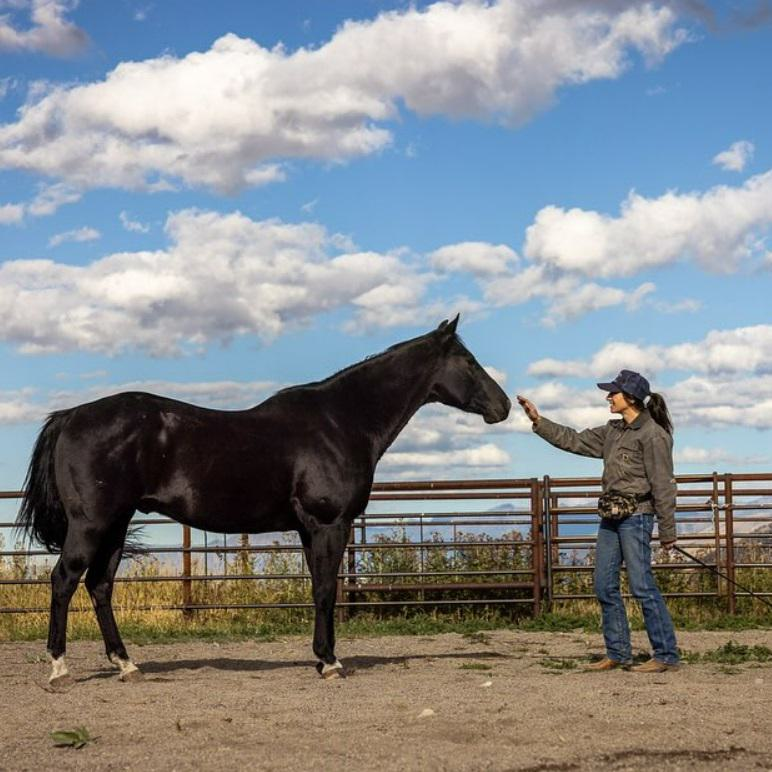
#> input picture data/test.jpg, 772 x 772 px, found by its file name
$ python crop.py
#> lines starting #> are read from the running program, lines starting #| are printed output that depends on the picture; long printed decimals are rounded
#!/usr/bin/env python3
import argparse
import json
from pathlib import Path

from PIL import Image


def _is_bbox(value):
    return (
        isinstance(value, list)
        and len(value) == 4
        and all(isinstance(v, (int, float)) for v in value)
    )


def _adjust_bbox(bbox, x_offset, scale=None):
    x1, y1, x2, y2 = bbox
    x1 -= x_offset
    x2 -= x_offset
    if scale is not None:
        x1 = int(round(x1 * scale))
        x2 = int(round(x2 * scale))
        y1 = int(round(y1 * scale))
        y2 = int(round(y2 * scale))
    return [x1, y1, x2, y2]


def _update_condition(cond, x_offset, scale=None):
    updated = dict(cond)
    for key, value in cond.items():
        if _is_bbox(value):
            updated[key] = _adjust_bbox(value, x_offset, scale)
        elif (
            isinstance(value, list)
            and value
            and all(_is_bbox(item) for item in value)
        ):
            updated[key] = [_adjust_bbox(item, x_offset, scale) for item in value]
    return updated


def _process_cond(path, x_offset, scale=None):
    data = json.loads(Path(path).read_text(encoding="utf-8"))
    updated = _update_condition(data, x_offset, scale)
    Path(path).write_text(json.dumps(updated, indent=4), encoding="utf-8")
    return updated


def main():
    parser = argparse.ArgumentParser(
        description="Crop an image horizontally and update condition JSON bboxes."
    )
    parser.add_argument("--image", default="data/test.jpg", help="Image path to crop.")
    parser.add_argument("--left", type=int, default=112, help="Pixels to crop from left.")
    parser.add_argument("--right", type=int, default=202, help="Pixels to crop from right.")
    parser.add_argument(
        "--output-image",
        default=None,
        help="Output image path (default: overwrite input).",
    )
    parser.add_argument(
        "--cond",
        action="append",
        default=["condition/test_condition.json"],
        help="Condition JSON(s) to update with crop only (can repeat).",
    )
    parser.add_argument(
        "--cond-512",
        action="append",
        default=["condition/test_condition_512.json"],
        help="Condition JSON(s) to update with crop + scale to target size.",
    )
    parser.add_argument(
        "--target",
        type=int,
        default=512,
        help="Target size for scaled condition files.",
    )
    args = parser.parse_args()

    image_path = Path(args.image)
    if not image_path.exists():
        raise SystemExit(f"Image not found: {image_path}")

    image = Image.open(image_path).convert("RGB")
#> image is the input picture: PIL image 772x772 RGB; mean R, G, B 134.1, 138.7, 141.8
    width, height = image.size
#> width = 772; height = 772
    left = args.left
    right = args.right
    if left + right >= width:
        raise SystemExit("Crop exceeds image width.")

    cropped = image.crop((left, 0, width - right, height))
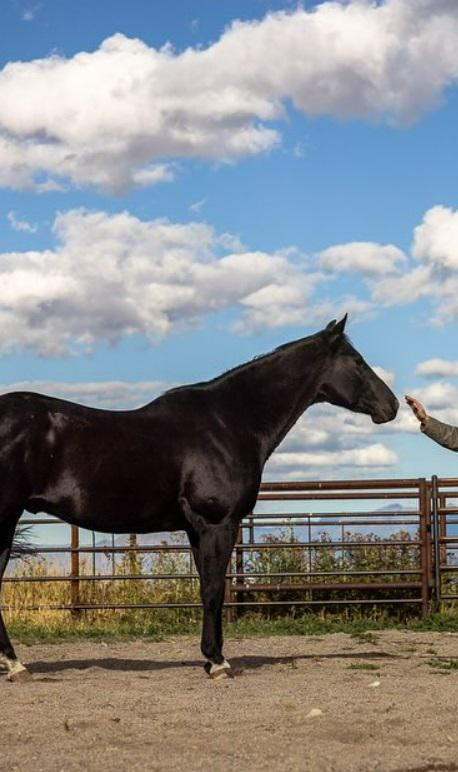
#> cropped: PIL image 458x772 RGB; mean R, G, B 133.8, 136.9, 138.4
    output_path = Path(args.output_image) if args.output_image else image_path
    cropped.save(output_path)

    cropped_width, cropped_height = cropped.size
#> cropped_width = 458; cropped_height = 772
    scale = args.target / cropped_height
#> scale = 0.663

    for path in args.cond:
        if Path(path).exists():
            _process_cond(path, left, scale=None)
        else:
            print(f"Skip missing condition file: {path}")

    for path in args.cond_512:
        if Path(path).exists():
            _process_cond(path, left, scale=scale)
        else:
            print(f"Skip missing condition file: {path}")

    print(f"Saved cropped image to: {output_path}")
    print(f"Cropped size: {cropped_width}x{cropped_height}")
#| Cropped size: 458x772
    print(f"Scale for --cond-512: {scale:.6f}")
#| Scale for --cond-512: 0.6632


if __name__ == "__main__":
    main()
